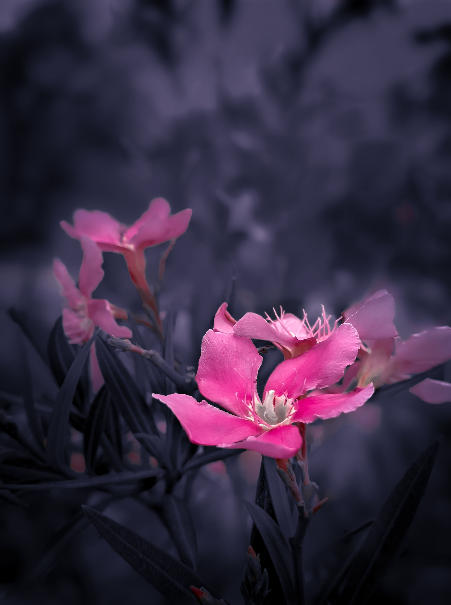
#> input picture flower_image.png, 451 x 605 px
$ python main.py
#> lines starting #> are read from the running program, lines starting #| are printed output that depends on the picture; after the words box and inside, x2 and y2 are one past the last pixel; in counts of white or black regions, pixels touching at a corner belong together
import cv2
import numpy as np

# read the image
actual_image = cv2.imread('flower_image.png')
#> actual_image is the input picture: shape (605, 451, 3); mean B, G, R 65.7, 42.6, 55.2

# specifying image new size
desire_size = (500, 500)

# called resize function
resized_image = cv2.resize(actual_image, desire_size)
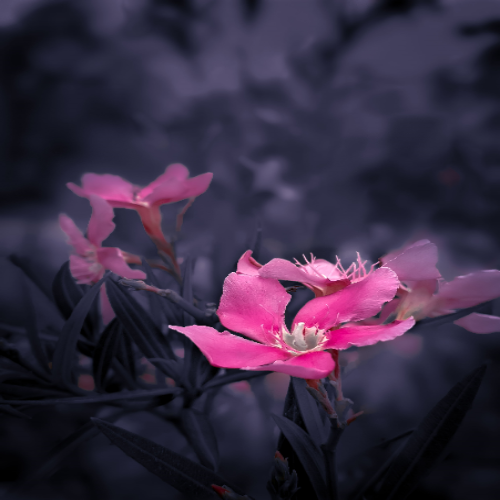
#> resized_image: shape (500, 500, 3); mean B, G, R 65.6, 42.5, 55.1

# add text upon actual_image
text = "Input Image"
position = (110, 50)
font = cv2.FONT_HERSHEY_SIMPLEX
font_scale = 1
font_color = (66, 235, 88)
thickness = 1
cv2.putText(actual_image, text, position, font, font_scale, font_color, thickness, cv2.LINE_AA)
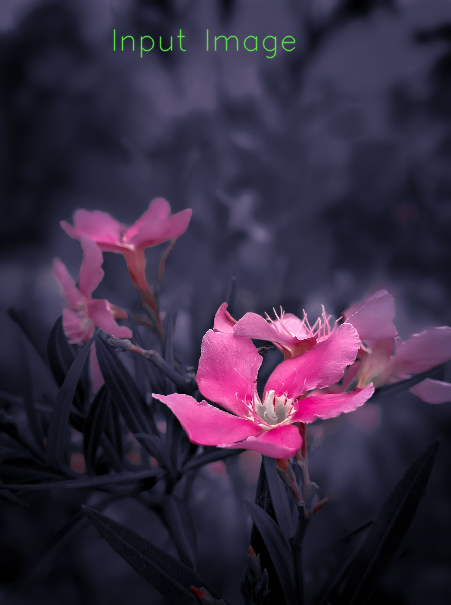
#> actual_image: shape (605, 451, 3); 0.44% of pixels changed, all inside (x1, y1, x2, y2) = (113, 29, 296, 59)

# add text upon resized_image
text = "Output Image"
position = (150, 50)
font = cv2.FONT_HERSHEY_SIMPLEX
font_scale = 1
font_color = (66, 235, 88)
thickness = 1
cv2.putText(resized_image, text, position, font, font_scale, font_color, thickness, cv2.LINE_AA)
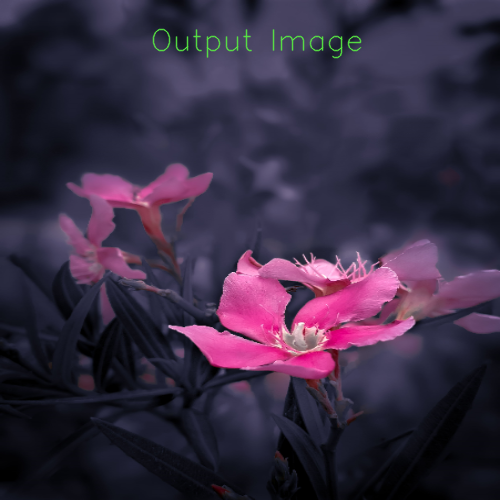
#> resized_image: shape (500, 500, 3); 0.55% of pixels changed, all inside (x1, y1, x2, y2) = (152, 28, 362, 59)

# setting width & height for canvas(Background):
total_width = actual_image.shape[1] + resized_image.shape[1]
#> total_width = 951
total_height = max(actual_image.shape[0], resized_image.shape[0])
#> total_height = 605

# create a black background:
create_canvas = np.zeros((total_height, total_width, 3), dtype=np.uint8)

# placing image on the left side of the canvas:
create_canvas[:actual_image.shape[0], :actual_image.shape[1]] = actual_image
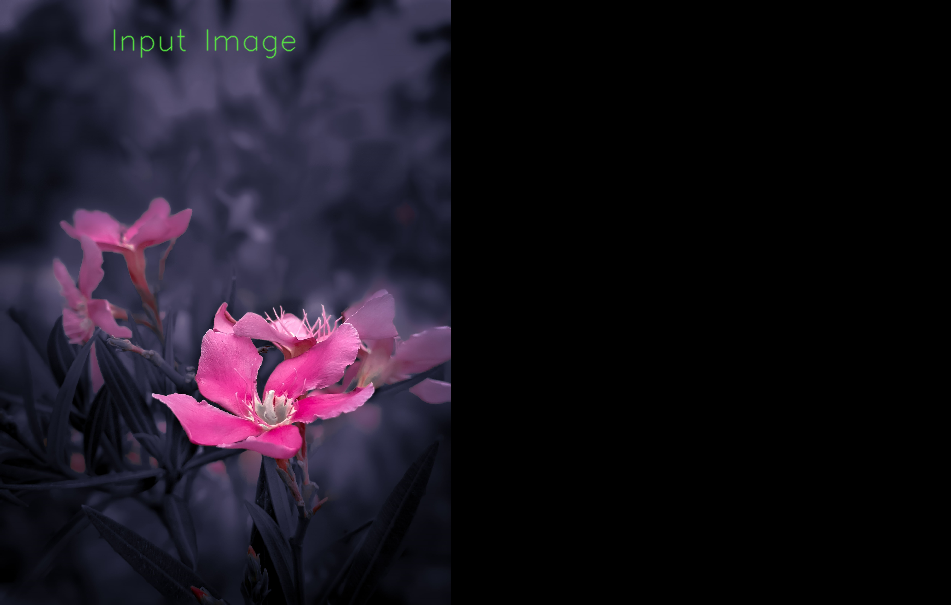
#> create_canvas: shape (605, 951, 3); mean B, G, R 31.1, 20.4, 26.2

# placing image on the right side of the canvas:
create_canvas[:resized_image.shape[0], actual_image.shape[1]:] = resized_image
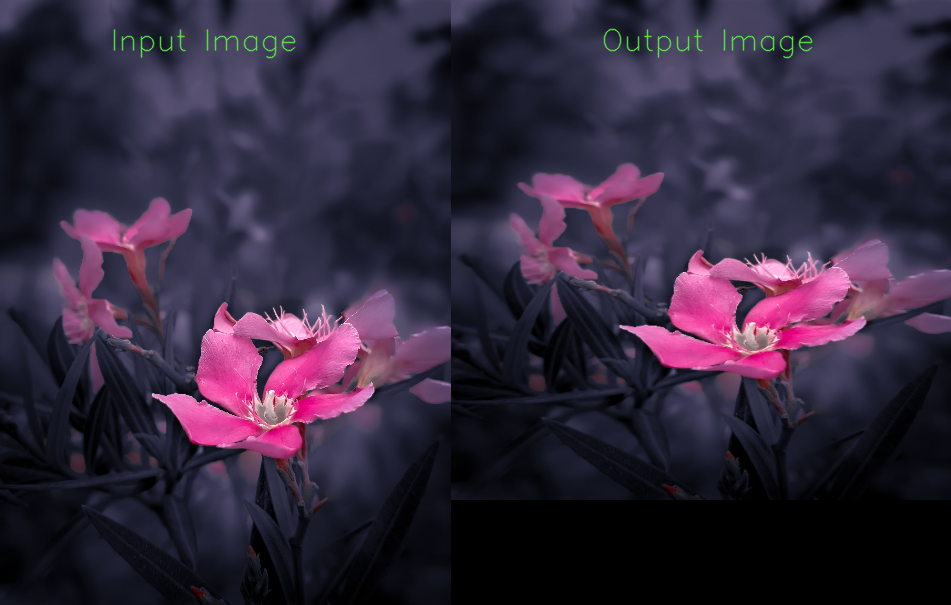
#> create_canvas: shape (605, 951, 3); mean B, G, R 59.6, 39.1, 50.2

# showing the final results:
cv2.imshow("concatenated_image", create_canvas)
cv2.waitKey(0)
cv2.destroyAllWindows()
